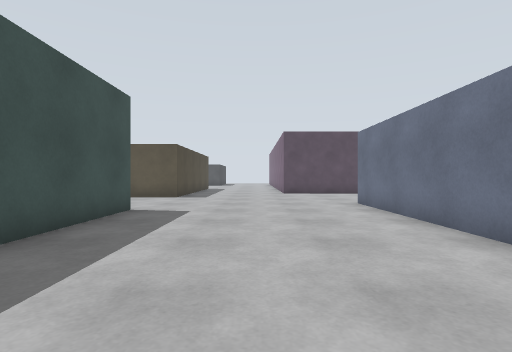
View 1 (above)

24 first-person views from a walk through a world built for the Gazebo simulator. The camera is 0.94 m above the floor, looks level and sees 80° across. The floor is counted in squares, 1 m on a side. Each view is taken from the middle of a square. On the plan, view 1 faces up. The plan holds only what a view shows up to about 11 squares ahead; the rest is blank. The place goes on beyond the plan.

View 2
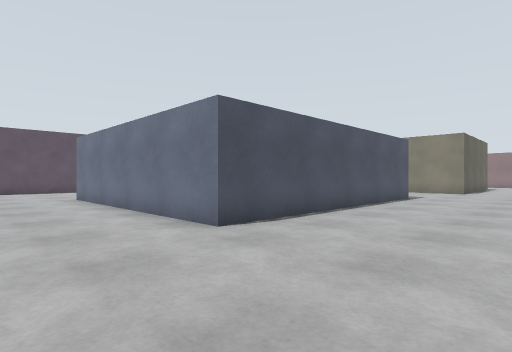

View 3
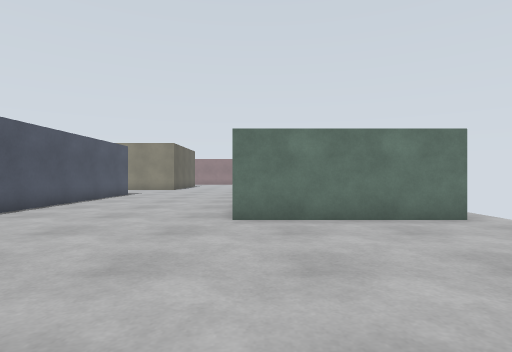

View 4
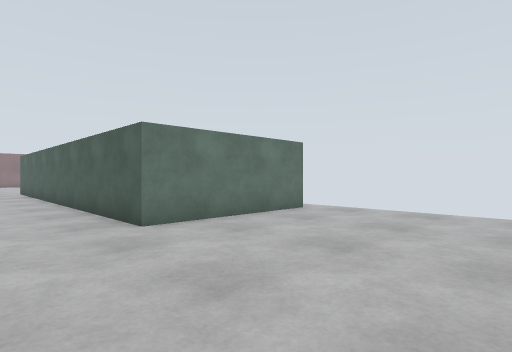

View 5
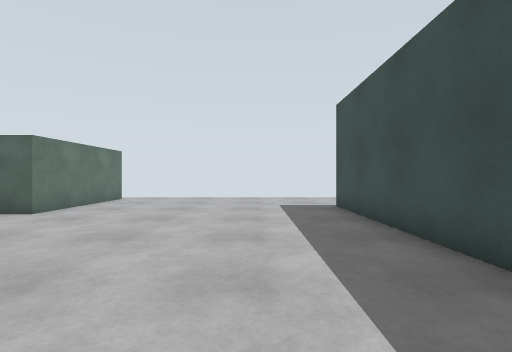

View 6
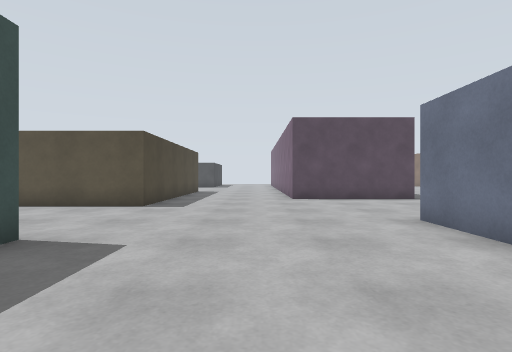

View 7
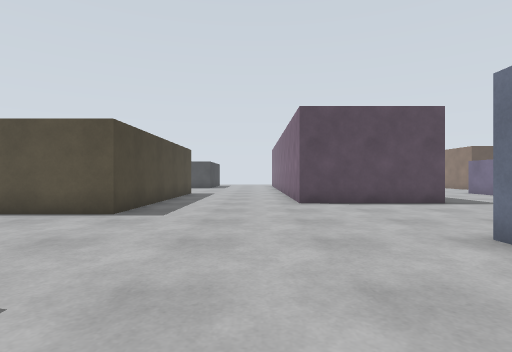

View 8
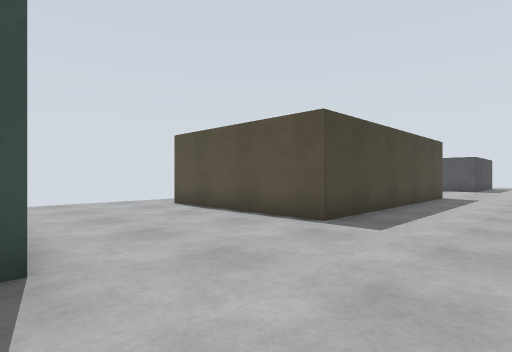

View 9
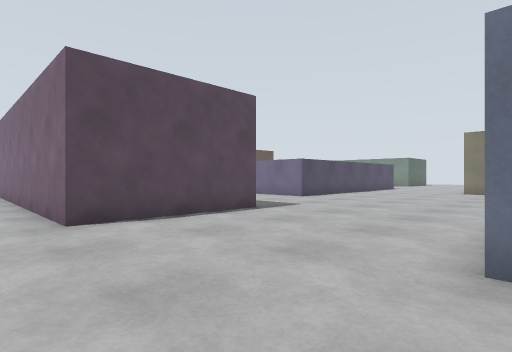

View 10
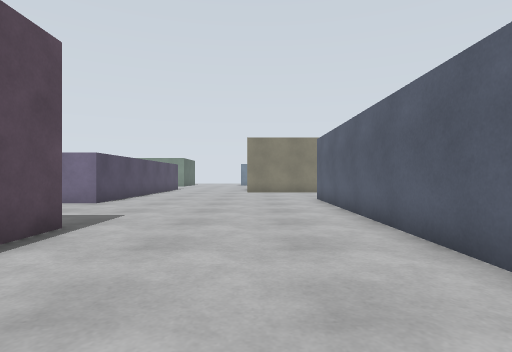

View 11
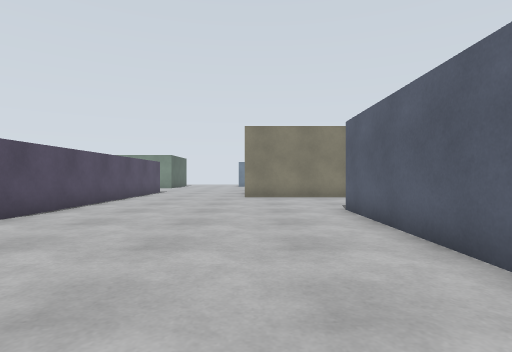

View 12
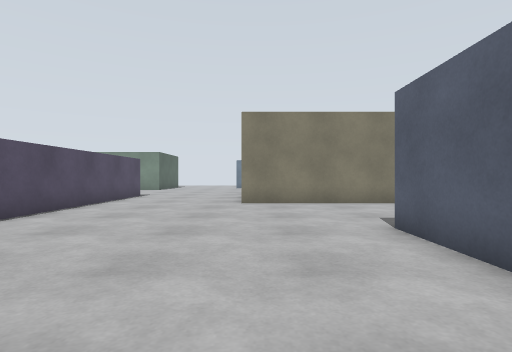

View 13
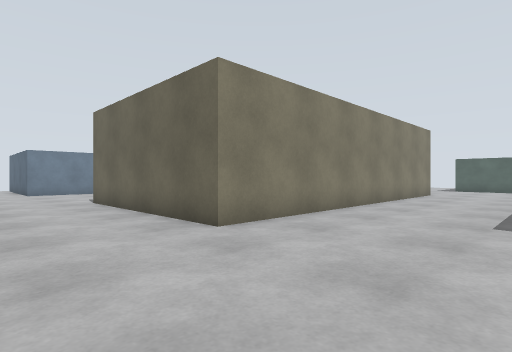

View 14
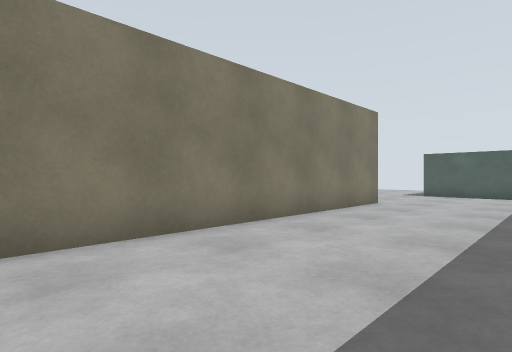

View 15
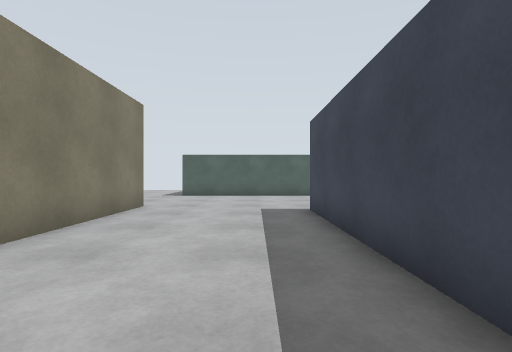

View 16
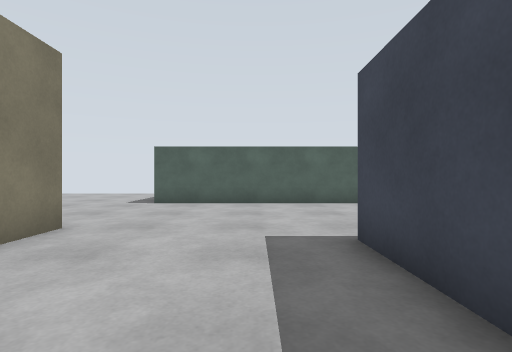

View 17
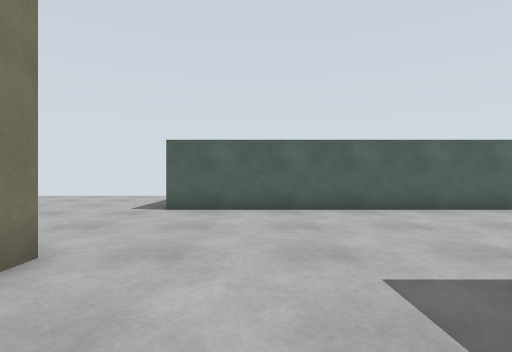

View 18
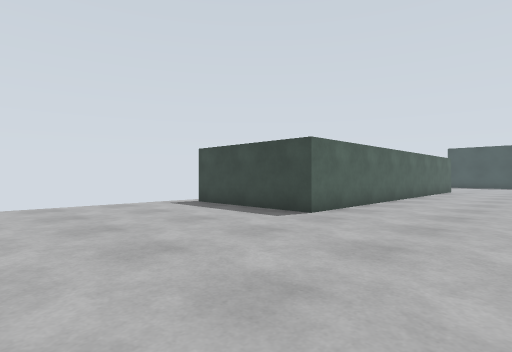

View 19
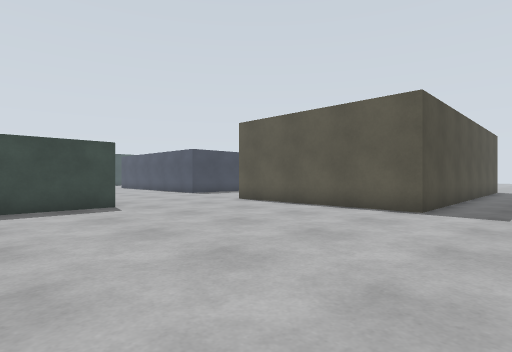

View 20
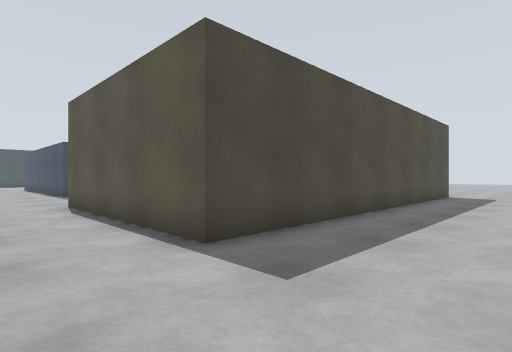

View 21
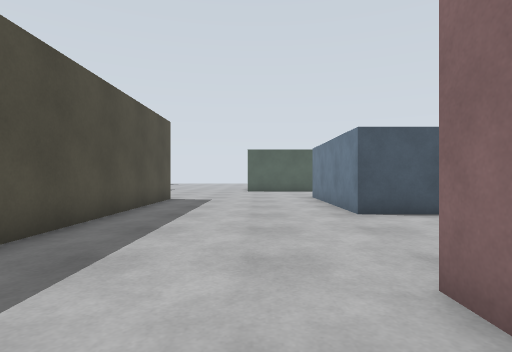

View 22
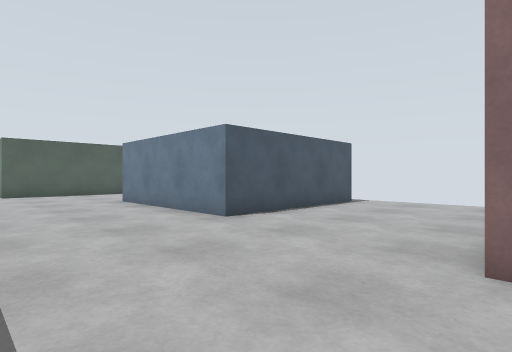

View 23
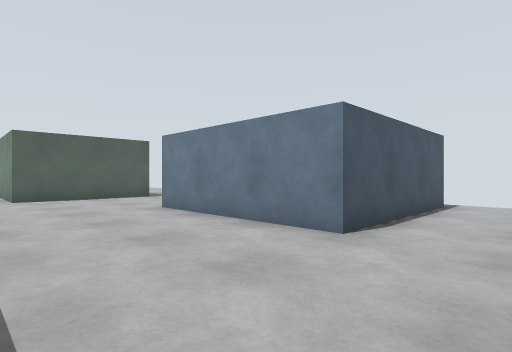

View 24
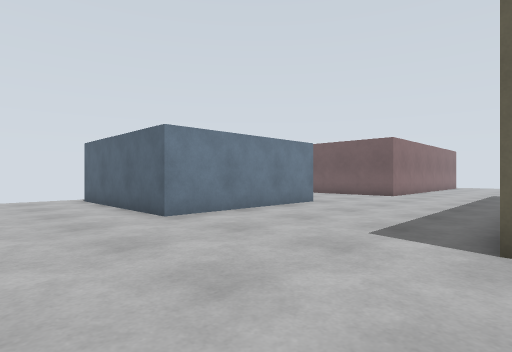

### Floor plan
Key: @ floor where view 1 was taken; . floor; B blue box; C cyan box; G grey box; R brown box; E red box.
Columns run from 11 left of view 1 to 36 right of it. Each row starts with its distance up from view 1.
 18        R... .G     ............     . .....
 17        R.....GGGGG.............      ...........
 16        R........................................
 15        R........................................
 14   RRRRRR...................................BBBBB
 13 ..............................RRRRRRR......B
 12 ..............................R     R......B
 11 ..............................R     R......B
 10 ...............BBBBBBBBBB.....R     R......B
  9   .............B         .....R     R......BBBBB
  8        C.......B        B.....R     R...........
  7        C.......B        B.....R     R...........
  6        C.......B        B.....R     R...........
  5        C.......B        B.....R     R...........
  4        C.......B        B.....R     R...........
  3         .......B        B.....R     R.....E
  2          ......BBBBBBBB B.....R     R....
  1         ......................RRRRRRR....
  0        C...@.............................
 -1        C................................
 -2        C............................... .
 -3        C................................
 -4        C................................
 -5        C........GGGGGGGGGGGGGG..........
 -6        C........G            G..........
 -7        .........G            G.........
 -8         ........G            G........ .
 -9            .....G            G......
-10            ......             ......

Positions as (right, up) in squares from view 1, and headings:
1: (0, 0), facing up
2: (0, -3), facing up-right
3: (-2, -5), facing right
4: (-1, -2), facing down-right
5: (-1, 3), facing down
6: (0, 4), facing up
7: (0, 6), facing up
8: (0, 8), facing up-left
9: (0, 10), facing up-right
10: (1, 13), facing right
11: (5, 13), facing right
12: (8, 13), facing right
13: (14, 17), facing down-right
14: (14, 11), facing down-right
15: (15, 10), facing down
16: (15, 6), facing down
17: (16, 4), facing down
18: (25, 0), facing down-left
19: (28, -8), facing up-left
20: (29, -2), facing up-left
21: (29, 1), facing up
22: (27, 3), facing up-right
23: (27, 6), facing up-right
24: (25, 18), facing down-right
